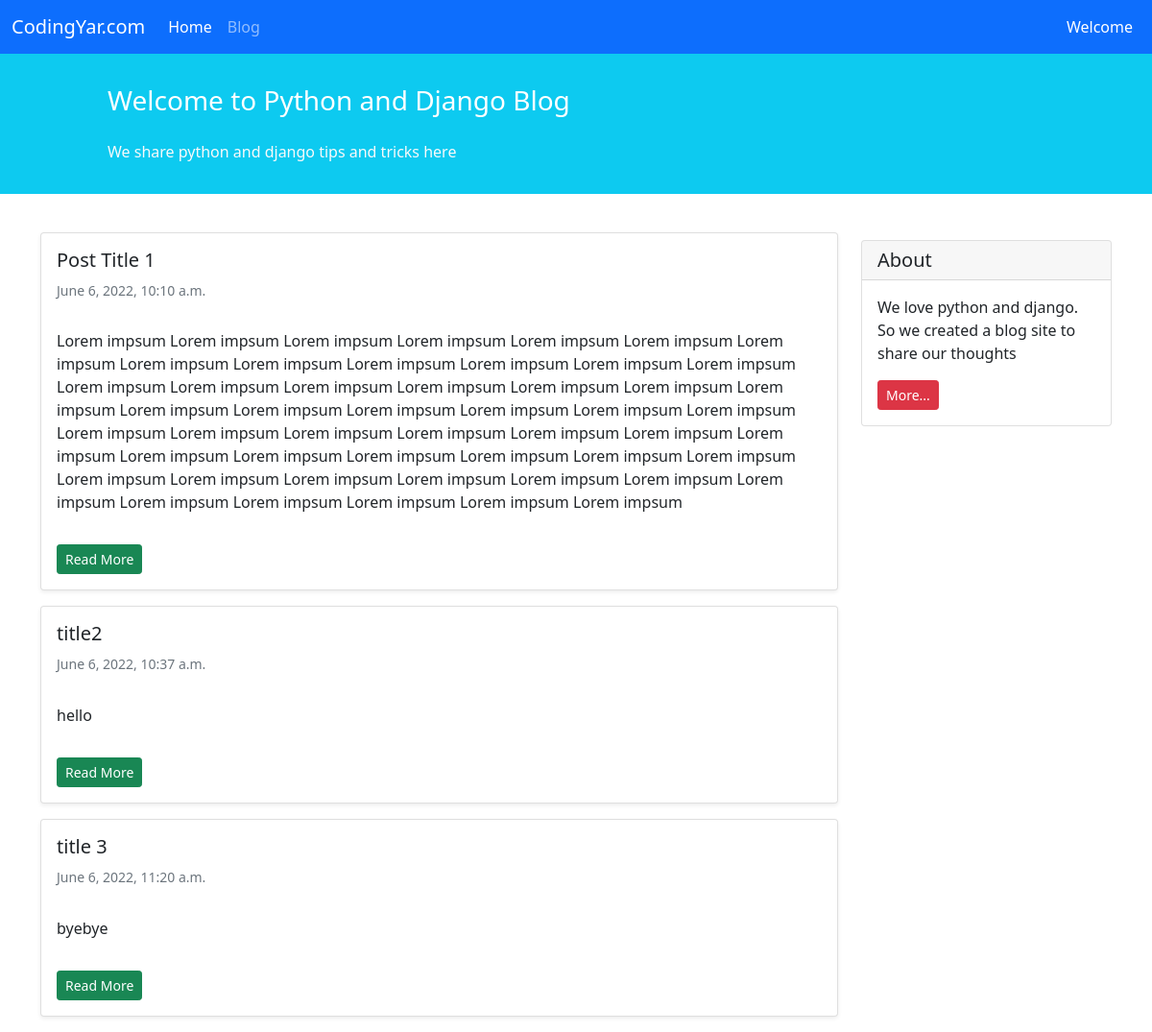
/blog/, run on an earlier commit of the app's database.
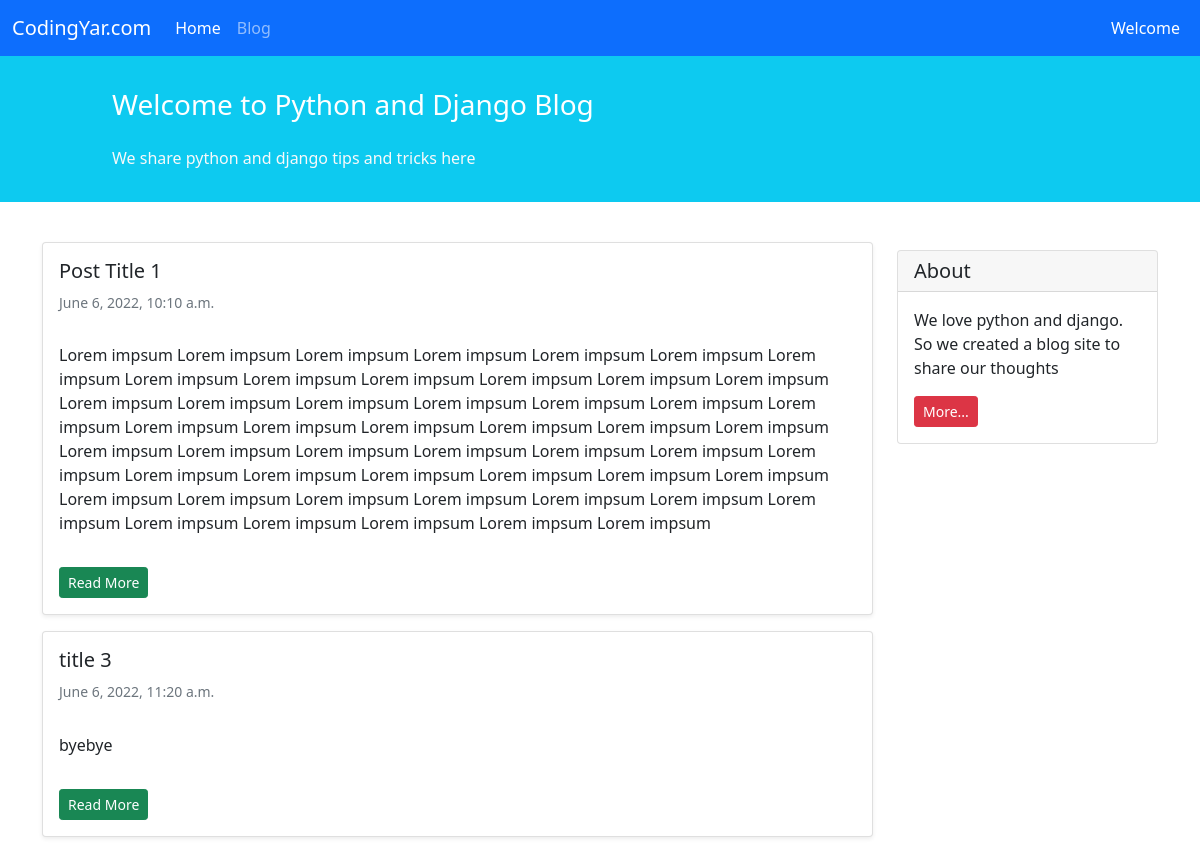
And on a later commit of the database.
### blog/models.py (models this page shows, shortened)
class Post(models.Model):
    STATUS_CHOICES = (
        ('pub', 'Published'),
        ('drf', 'draft')
    )
    title = models.CharField(max_length=100)
    text = models.TextField()
    author = models.ForeignKey('auth.user', on_delete=models.CASCADE)  # auth--> user
    date_created = models.DateTimeField(auto_now_add=True)
    date_modified = models.DateTimeField(auto_now=True)
    status = models.CharField(choices=STATUS_CHOICES, max_length=3)

### blog/views.py (the view)
# urls.py: path('', views.post_list_view, name='posts_list'),
def post_list_view(request):
    posts_list = Post.objects.filter(status='pub')
    return render(request, 'blog/posts_list.html', {'posts_list': posts_list})

### blog/templates/blog/posts_list.html (shortened to what this page needs)
{% extends "_base.html" %}
{%   block content%}
    <div class="container mt-4">
        <div class="row">
            <div class="col-9">
                {% for posts in posts_list %}
                    <div class="card shadow-sm my-3">
                        <div class="card-body">
                            <h5 class="card-title">{{ posts.title }}</h5>
                            <h6 class="card-subtitle mb-2 text-muted small py-2">{{ posts.date_created }}</h6>
                            <p class="card-text py-3">
                                {{ posts.text }}
                            </p>
                            <a href="{% url 'posts_detail' posts.id %}" class="btn btn-sm btn-success">Read More</a>
                        </div>
                    </div>
                {% endfor %}
            </div>
            <div class="col-3">
                    <div class="card my-4">
                        <h5 class="card-header">About</h5>
                        <div class="card-body">
                            <p class="card-text">We love python and django. So we created a blog site to share our
                                thoughts</p>
                            <a href="#"
                               class="btn btn-sm btn-danger">
                                More...
                            </a>
                        </div>
                    </div>
            </div>
    </div>
</div>
{% endblock content %}

### templates/_base.html (shortened to what this page needs)
<!doctype html>
<html lang="en">
<head>
    <link href="https://cdn.jsdelivr.net/npm/bootstrap@5.1.3/dist/css/bootstrap.min.css" rel="stylesheet"
>
</head>
<body>
<nav class="navbar navbar-expand-lg navbar-dark bg-primary">
    <div class="container-fluid">
        <a class="navbar-brand" href="#">CodingYar.com</a>
        <div class="collapse navbar-collapse" id="navbarNavAltMarkup">
            <div class="navbar-nav">
                <a class="nav-link active" aria-current="page" href="{% url 'posts_list' %}">Home</a>
                <a class="nav-link" href="#">Blog</a>
            </div>
        </div>
        <div class="mx-2 text-white">Welcome</div>
    </div>
</nav>
<div class="container-fluid bg-info">
    <div class="row py-3">
        <div class="col-md-8 col-md-10 mx-auto">
            <h3 class="my-4 mt-3 text-white">Welcome to Python and Django Blog</h3>
            <p class="text-light">We share python and django tips and tricks here</p>
        </div>
    </div>
</div>
{% block content%}
{%endblock content %}
</body>
</html>

What changed in the data, as far as the page shows it:
no longer on this page (row edited): Post: title "title2", date_created "June 6, 2022, 10:37 a.m.", text "hello"
